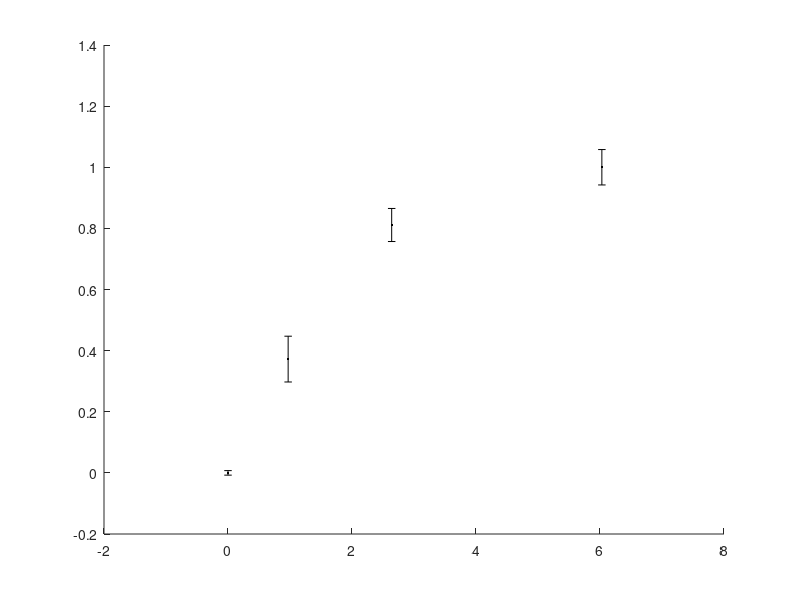

Reproduce this figure in MATLAB. (Note: this script raises an error after producing the figure.)
function [flag] = CELLSYST20190329_modelnExp_kd_comparisons()
flag = 1;
%%
% Fitting Experimental kds from pYPS1 and pCMK2
pYPS_expDose = [0.1887 0.5444	0.9636	1.1441];
stdpYPS_expDose = [0.0074	0.0749	0.0541	0.0579];
pCMK_expDose = [0.0747 0.3625	0.7733	1.3826];
stdpCMK_expDose = [0.0046	0.0076	0.0371	0.066];
TFvals = [0 0.97 2.64 6.03];

n_pYPS_expDose = (pYPS_expDose-min(pYPS_expDose))./(max(pYPS_expDose)-min(pYPS_expDose));
n_pCMK_expDose = (pCMK_expDose-min(pCMK_expDose))./(max(pCMK_expDose)-min(pCMK_expDose));

% % plot
% figure(1); plot(TFvals, n_pYPS_expDose,'b.-'); hold on; 
% plot(TFvals, n_pCMK_expDose,'m.-'); xlim([0 6]); ylim([0 1])

% equation form = 
%output = (C.*TF)./(TF + kd); % which is translated to: yf = @(b,x) (b(1).*x)./(x + b(2));
% pYPS1
x = TFvals;
y = n_pYPS_expDose;
yf = @(b,x) (b(1).*x)./(x + b(2));
B0 = [20, 40];
[Bm,normresm] = fminsearch(@(b) norm(y - yf(b,x)), B0);
SSE = sum((y - yf(Bm, x)).^2);

figure(1); 
%subplot(1,2,1); 
%plot(TFvals, n_pYPS_expDose,'k.','markersize',20); hold on;
errorbar(TFvals, n_pYPS_expDose, stdpYPS_expDose, 'k.', 'markersize',20, 'linewidth',2); hold on;
plot(TFvals, yf(Bm,x),'k');
axis tight; box off; title('pYPS1'); xlabel('TF amplitude'); ylabel('norm Protein');
text(2,0.3,{['exp kd = ', num2str(Bm(2))], ['SSE = ', num2str(SSE)],['model kd = ','2.3']})

% pCMK2
x = TFvals;
y = n_pCMK_expDose;
yf = @(b,x) (b(1).*x)./(x + b(2));
B0 = [20, 40];
[Bm,normresm] = fminsearch(@(b) norm(y - yf(b,x)), B0);
SSE = sum((y - yf(Bm, x)).^2);

%figure(3); 
%subplot(1,2,2); 
figure(2);
%plot(TFvals, n_pCMK_expDose,'k.','markersize',20); hold on;
errorbar(TFvals, n_pCMK_expDose, stdpCMK_expDose, 'k.', 'markersize',20, 'linewidth',2); hold on;
plot(TFvals, yf(Bm,x),'k'); 
axis tight; box off; title('pCMK2'); xlabel('TF amplitude'); ylabel('norm Protein');
text(2,0.3,{['exp kd = ', num2str(Bm(2))], ['SSE = ', num2str(SSE)], ['model kd = ','12.8']})
